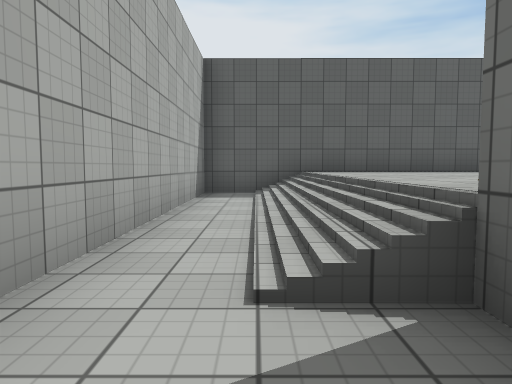
[1] (above)

19 first-person views from a walk through a 3-D level made in the Unity game engine. The camera is 1.2 m above the floor, tilts 4° down and sees 70° across. The floor is counted in squares, 2 m on a side. Each view is taken from the middle of a square. On the plan, view 1 faces up. The plan holds only what a view shows up to about 10 squares ahead; the rest is blank. The place goes on beyond the plan. The player is left out. Surface patterns are stand-ins for the level's own textures.

[2]
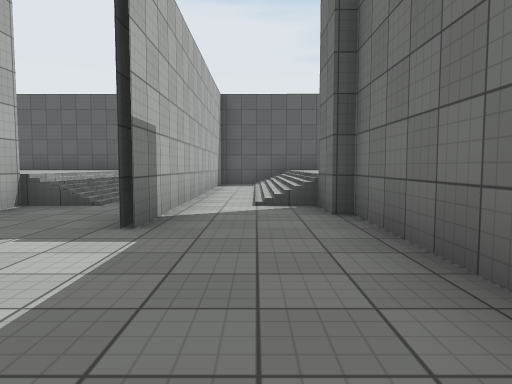

[3]
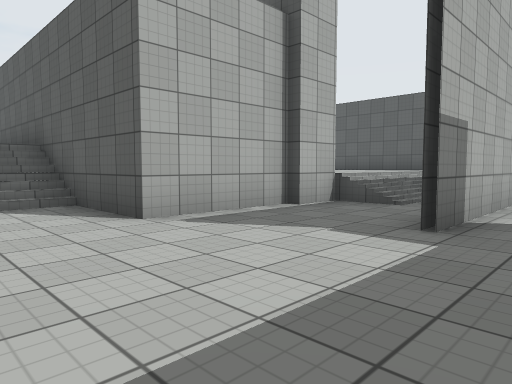

[4]
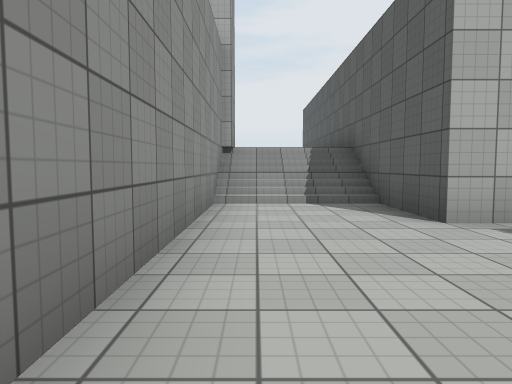

[5]
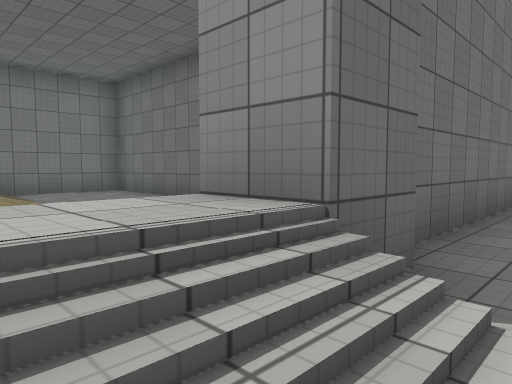

[6]
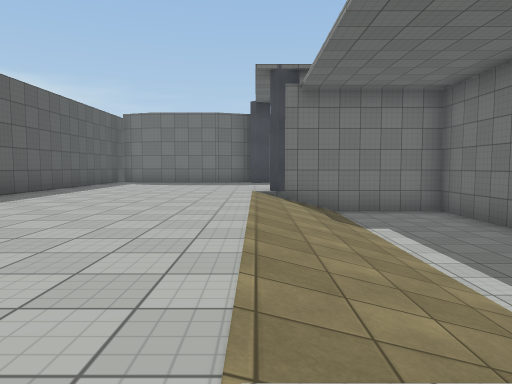

[7]
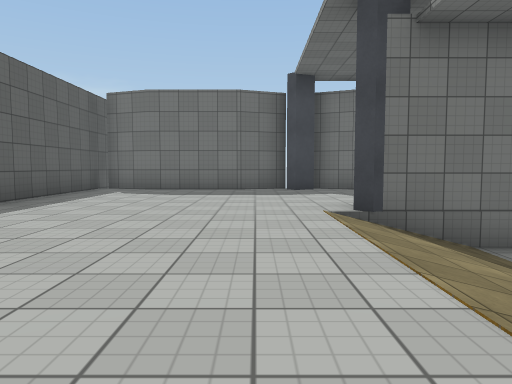

[8]
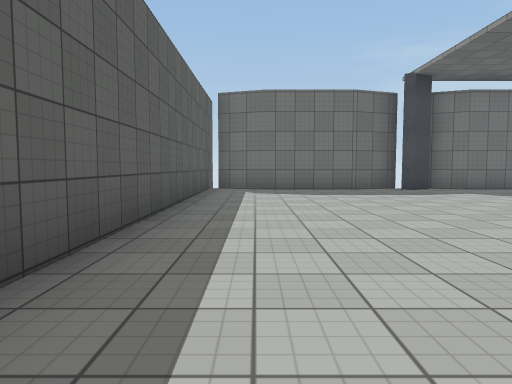

[9]
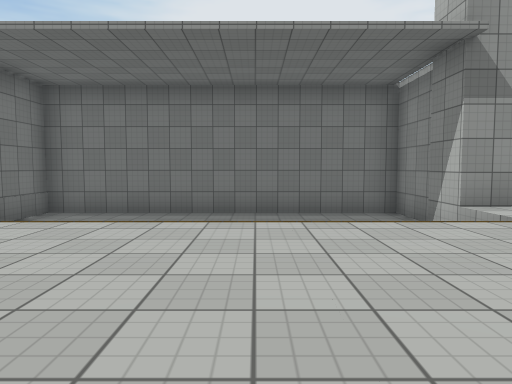

[10]
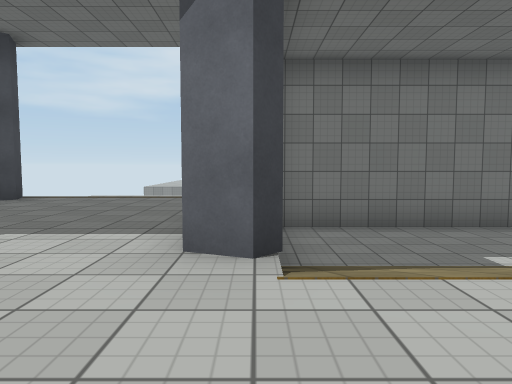

[11]
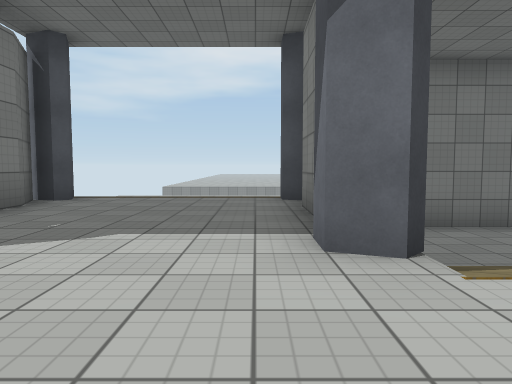

[12]
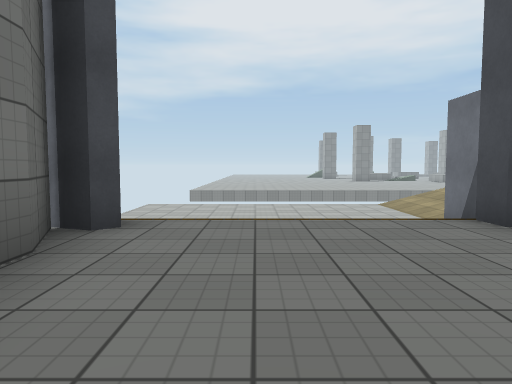

[13]
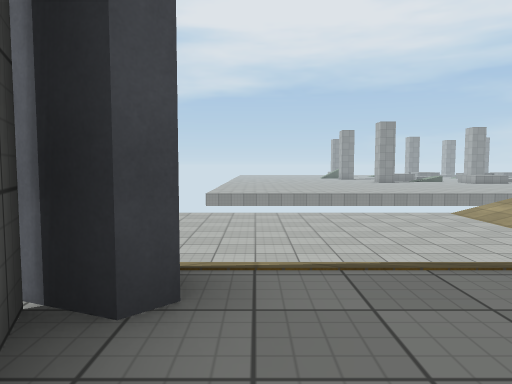

[14]
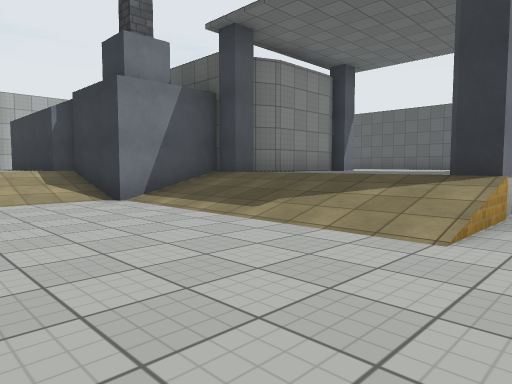

[15]
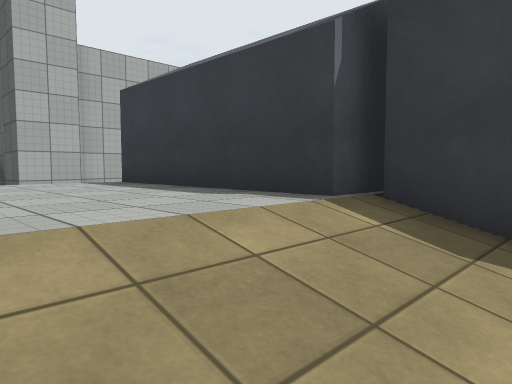

[16]
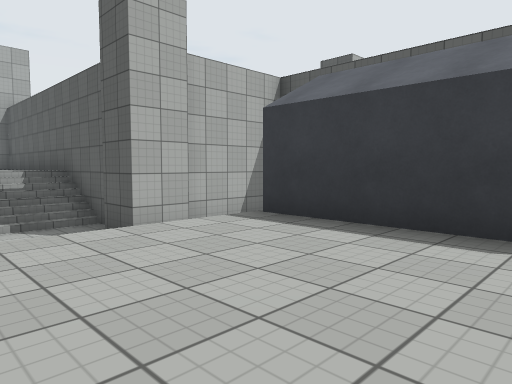

[17]
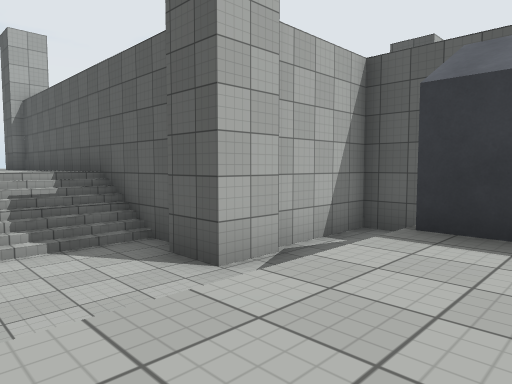

[18]
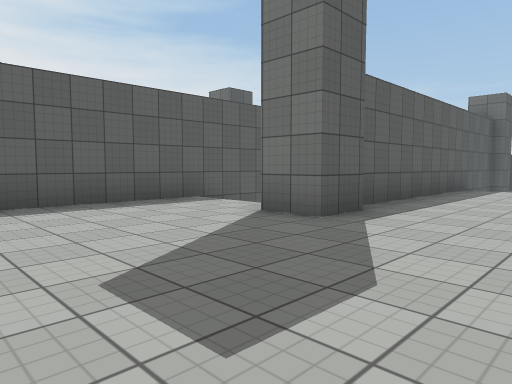

[19]
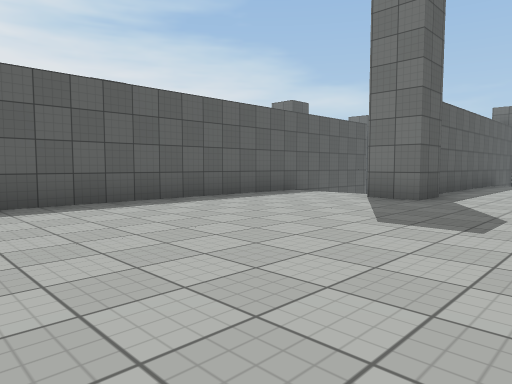

### Floor plan
Key: @ floor where view 1 was taken; # wall or solid block; . main floor; - floor 1 m lower than the main floor; : floor 1 m higher than the main floor; / step, stairs or slope; O other object.
Columns run from 15 left of view 1 to 16 right of it. Each row starts with its distance up from view 1.
  8               #################
  7               #//.............#
  6               #//.............#
  5           ../ #//.............#
  4           ../ #//.............#
  3            ./ #///////////....#
  2            ./-#//////////O....#
  1            #--#-##-------#....#
  0            #--#@#--------#....#
 -1            #----#--------#....#
 -2  ###########----########OO....O
 -3  ::::::://------#- OOOOOO//////
 -4  ::::::://------#- OOOOOO//////-
 -5 :::::::##########- ....//-------
 -6 :::::::::::::///-- ....//-------
 -7 :::::::::::: ///-- ....//-------
 -8 :::::::            ....//-------

Positions as (right, up) in squares from view 1, and headings:
1: (0, 0), facing up
2: (0, -4), facing up
3: (0, -4), facing up-left
4: (0, -4), facing left
5: (0, 3), facing down-right
6: (1, 3), facing right
7: (5, 4), facing right
8: (5, 7), facing right
9: (5, 7), facing down
10: (10, 5), facing down
11: (11, 5), facing down
12: (13, 2), facing down
13: (14, 0), facing down
14: (16, -7), facing up-left
15: (9, -7), facing up-left
16: (7, -8), facing up-left
17: (5, -8), facing up-left
18: (-12, -8), facing up-right
19: (-15, -8), facing up-right
